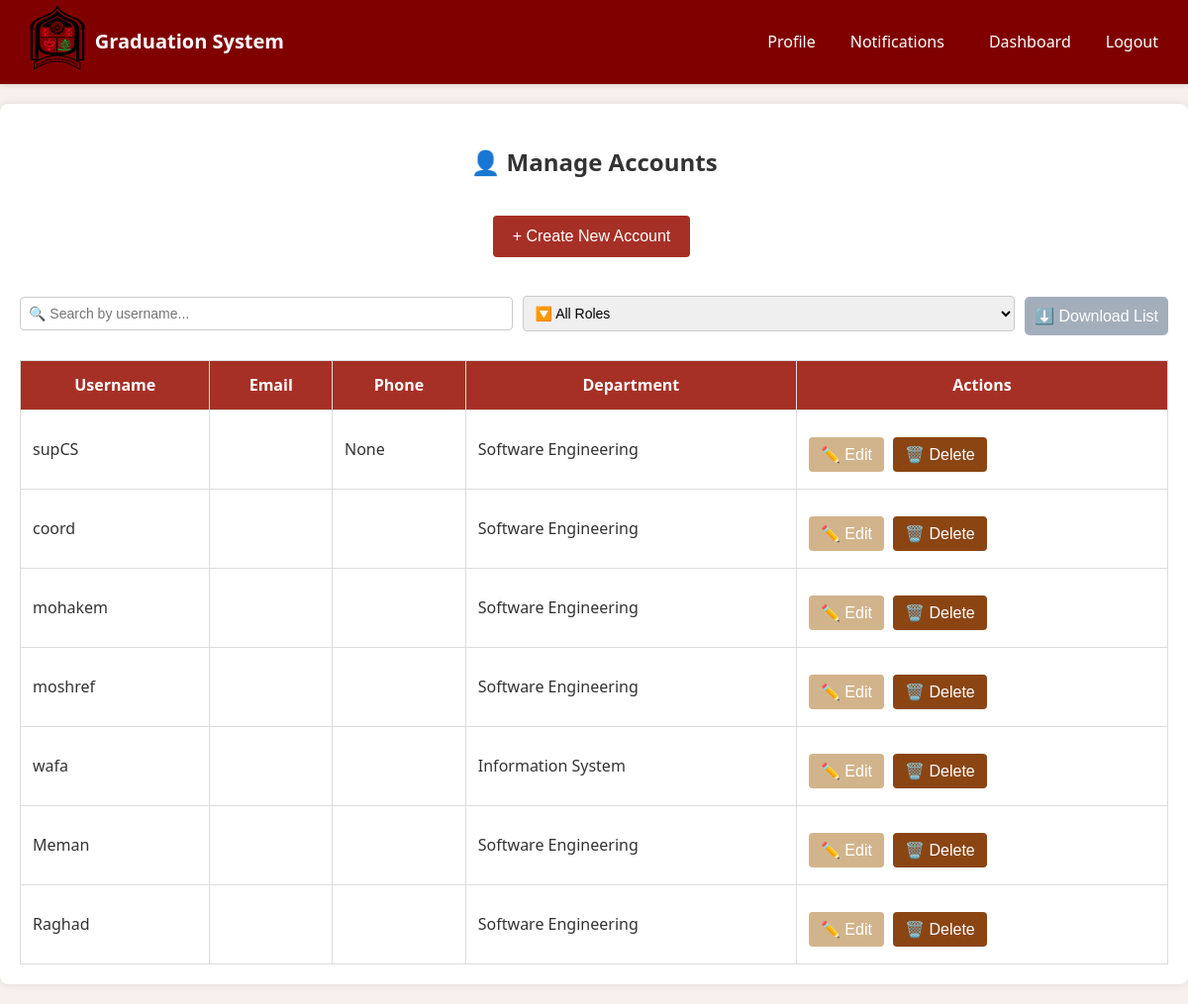
Screenshot of /api/users/manage-accounts/ (signed in) with the database file from the repository.
### users/models.py (models this page shows, shortened)
class User(AbstractUser):
    phone_number = models.CharField(max_length=15, blank=True, null=True)
    department = models.ForeignKey(
        Department,
        on_delete=models.CASCADE,
        related_name='users',
        null=True,
        blank=True
    )

### university/models.py (models this page shows, shortened)
class Department(models.Model):
    college = models.ForeignKey(College, on_delete=models.CASCADE, related_name='departments')
    name = models.CharField(max_length=200)

### users/views.py (the view, shortened to what this page needs)
# urls.py: path("manage-accounts/", views.ManageAccountsView.as_view(), name="manage-accounts"),
class ManageAccountsView(APIView):
    permission_classes = [IsAuthenticated]
    def get(self, request):
        user = request.user
        if user.is_superuser and user.is_staff:
            users = User.objects.filter(is_superuser=False)
            departments = Department.objects.all()
        elif hasattr(user, "coordinator"):
            users = User.objects.filter(
                is_superuser=False,
                department=user.department
            ).exclude(id__in=Coordinator.objects.values_list("id", flat=True))
            departments = [user.department]
        else:
            return Response({"error": "Access denied."}, status=403)
        return render(request, "coordinator/manage_accounts.html", {
            "users": users,
            "departments": departments,
            "is_super": (hasattr(user, "coordinator") and user.coordinator.is_super) or user.is_superuser
        })

### notifications/context_processors.py (called while the page is built)
def unread_notifications_count(request):
    if request.user.is_authenticated:
        count = Notification.objects.filter(recipient=request.user, read=False).count()
        return {'unread_notifications_count': count}
    return {'unread_notifications_count': 0}

### templates/coordinator/manage_accounts.html (shortened to what this page needs)
{% extends "base.html" %}
{% load static %}
{% block head %}
<link rel="stylesheet" href="{% static 'css/coordinator/manage_accounts.css' %}">
{% endblock %}
{% block content %}
{% include "navbar.html" %}
<div class="container">
    <h2>👤 Manage Accounts</h2>
    <button id="create-user-btn" class="btn btn-primary">+ Create New Account</button>
<div class="search-filter-bar">
    <input type="text" id="search-input" placeholder="🔍 Search by username..." />
    <select id="role-filter">
        <option value="">🔽 All Roles</option>
    </select>
    <button id="download-btn" class="btn-download">⬇️ Download List</button>
</div>
    <table>
        <thead>
            <tr>
                <th>Username</th>
                <th>Email</th>
                <th>Phone</th>
                <th>Department</th>
                <th>Actions</th>
            </tr>
        </thead>
        <tbody>
            {% for user in users %}
            <tr>
                <td>{{ user.username }}</td>
                <td>{{ user.email }}</td>
                <td>{{ user.phone_number }}</td>
                <td>{{ user.department.name }}</td>
                <td>
                    <button class="edit-btn btn-edit"
                        data-id="{{ user.id }}"
                        data-role="{% if user.student %}student{% elif user.coordinator %}{% if user.coordinator.is_super %}coordinator{% else %}coordinator{% endif %}{% else %}user{% endif %}"
                        data-username="{{ user.username }}"
                        data-email="{{ user.email }}"
                        data-phone="{{ user.phone_number }}"
                        data-department="{{ user.department.id }}"
                        {% if user.student %}
                            data-student_id="{{ user.student.student_id }}"
                            data-sitting_number="{{ user.student.sitting_number }}"
                        {% endif %}>
                        ✏️ Edit
                    </button>
                    <button class="delete-btn btn-delete" data-id="{{ user.id }}" >
                        🗑️ Delete
                    </button>
                </td>
            </tr>
            {% empty %}
            <tr>
                <td colspan="5">No users found.</td>
            </tr>
            {% endfor %}
        </tbody>
    </table>
</div>
{% endblock %}

### static/css/style.css (style rules this page uses)
body { font-family: 'Segoe UI', Tahoma, Geneva, Verdana, sans-serif; margin: 0px; padding: 0; background-color: #f7f0ed; color: #333; line-height: 1.6; }
:root { --button-color: #a63026; --button-hover-color: #4d8080; --button-text-color: white; --button-disabled-color: #cccccc; }
button { background-color: var(--button-color); color: var(--button-text-color); padding: 10px 20px; border: none; border-radius: 5px; font-size: 16px; cursor: pointer; transition: background-color 0.3s ease; margin: 5px 0; }
.btn-primary { background-color: #a63026; color: white; }
.btn-edit { background-color: #d2b48c; color: white; }
.btn-delete { background-color: #8b4513; color: white; }
.btn-download { background-color: #a3aeba; color: white; }

### static/css/coordinator/manage_accounts.css (style rules this page uses)
.container { max-width: 1300px; margin: 20px auto; padding: 20px; background: white; border-radius: 8px; box-shadow: 0 0 10px rgba(0, 0, 0, 0.1); text-align: center; }
h2 { color: #333; margin-bottom: 20px; }
table { width: 100%; border-collapse: collapse; margin-top: 20px; }
table, th, td { border: 1px solid #ddd; }
th, td { padding: 12px; text-align: left; }
th { background: #a63026; color: white; text-align: center; }
td { background: #fff; }
.edit-btn, .delete-btn, .btn { text-decoration: none; padding: 8px 12px; border-radius: 4px; margin-right: 5px; transition: 0.3s ease-in-out; display: inline-block; cursor: pointer; }
.btn-primary { padding: 12px 20px; }
.search-filter-bar { display: flex; gap: 10px; margin: 20px 0; align-items: center; }
#search-input, #role-filter { padding: 8px; font-size: 14px; border-radius: 4px; border: 1px solid #ccc; flex: 1; }
input, select { padding: 10px; margin-top: 5px; border: 1px solid #ccc; border-radius: 5px; width: 95%; }
button { color: white; padding: 10px; border: none; border-radius: 5px; cursor: pointer; margin-top: 15px; }

### rows the page displays
User: username "supCS", phone_number "None", department.name "Software Engineering"
User: username "coord", department.name "Software Engineering"
User: username "mohakem", department.name "Software Engineering"
User: username "moshref", department.name "Software Engineering"
User: username "wafa", department.name "Information System"
User: username "Meman", department.name "Software Engineering"
User: username "Raghad", department.name "Software Engineering"
